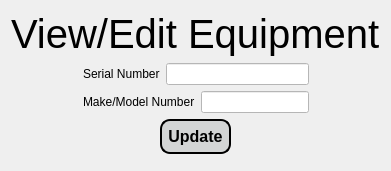
            <widget class="QWidget" name="viewequipment_page">
             <layout class="QVBoxLayout" name="verticalLayout_29">
              <item alignment="Qt::AlignHCenter">
               <widget class="QLabel" name="label_33">
                <property name="maximumSize">
                 <size>
                  <width>16777215</width>
                  <height>50</height>
                 </size>
                </property>
                <property name="font">
                 <font>
                  <pointsize>30</pointsize>
                 </font>
                </property>
                <property name="text">
                 <string>View/Edit Equipment</string>
                </property>
               </widget>
              </item>
              <item>
               <layout class="QHBoxLayout" name="horizontalLayout_25">
                <item>
                 <spacer name="horizontalSpacer_11">
                  <property name="orientation">
                   <enum>Qt::Horizontal</enum>
                  </property>
                  <property name="sizeHint" stdset="0">
                   <size>
                    <width>40</width>
                    <height>20</height>
                   </size>
                  </property>
                 </spacer>
                </item>
                <item>
                 <layout class="QVBoxLayout" name="verticalLayout_28">
                  <item>
                   <layout class="QHBoxLayout" name="horizontalLayout_26">
                    <item>
                     <widget class="QLabel" name="label_34">
                      <property name="text">
                       <string>Serial Number</string>
                      </property>
                     </widget>
                    </item>
                    <item>
                     <widget class="QLineEdit" name="lineEdit_14">
                      <property name="styleSheet">
                       <string notr="true">background-color: rgb(255, 255, 255);</string>
                      </property>
                     </widget>
                    </item>
                   </layout>
                  </item>
                  <item>
                   <layout class="QHBoxLayout" name="horizontalLayout_27">
                    <item>
                     <widget class="QLabel" name="label_35">
                      <property name="text">
                       <string>Make/Model Number</string>
                      </property>
                     </widget>
                    </item>
                    <item>
                     <widget class="QLineEdit" name="lineEdit_15">
                      <property name="styleSheet">
                       <string notr="true">background-color: rgb(255, 255, 255);
</string>
                      </property>
                     </widget>
                    </item>
                   </layout>
                  </item>
                 </layout>
                </item>
                <item>
                 <spacer name="horizontalSpacer_12">
                  <property name="orientation">
                   <enum>Qt::Horizontal</enum>
                  </property>
                  <property name="sizeHint" stdset="0">
                   <size>
                    <width>20</width>
                    <height>13</height>
                   </size>
                  </property>
                 </spacer>
                </item>
               </layout>
              </item>
              <item>
               <layout class="QHBoxLayout" name="horizontalLayout_28">
                <item>
                 <spacer name="horizontalSpacer_13">
                  <property name="orientation">
                   <enum>Qt::Horizontal</enum>
                  </property>
                  <property name="sizeHint" stdset="0">
                   <size>
                    <width>40</width>
                    <height>20</height>
                   </size>
                  </property>
                 </spacer>
                </item>
                <item>
                 <widget class="QPushButton" name="pushButton_13">
                  <property name="styleSheet">
                   <string notr="true">QPushButton{
background-color: rgb(211, 213, 213);
color:black;
border-style:outset;
border-width:2px;
border-radius:10px;
border-color: black;
font:bold 16px;
padding: 6;
}

QPushButton:hover{
background-color: rgb(83, 82, 82);
color: white;
}

QPushButton:pressed{
background-color: white;
}
</string>
                  </property>
                  <property name="text">
                   <string>Update</string>
                  </property>
                 </widget>
                </item>
                <item>
                 <spacer name="horizontalSpacer_14">
                  <property name="orientation">
                   <enum>Qt::Horizontal</enum>
                  </property>
                  <property name="sizeHint" stdset="0">
                   <size>
                    <width>40</width>
                    <height>20</height>
                   </size>
                  </property>
                 </spacer>
                </item>
               </layout>
              </item>
              <item>
               <widget class="QFrame" name="frame_13">
                <property name="frameShape">
                 <enum>QFrame::NoFrame</enum>
                </property>
                <property name="frameShadow">
                 <enum>QFrame::Raised</enum>
                </property>
               </widget>
              </item>
             </layout>
            </widget>
